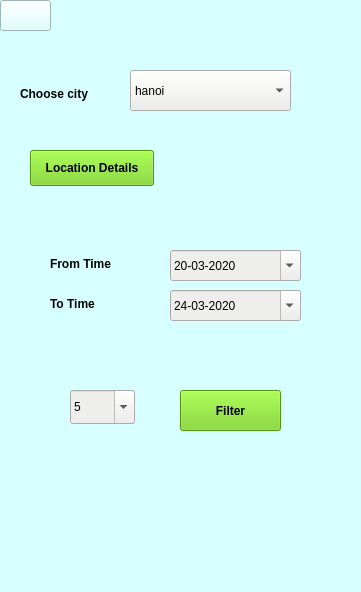
<?xml version="1.0" encoding="UTF-8"?>
<ui version="4.0">
 <class>MainWindow</class>
 <widget class="QMainWindow" name="MainWindow">
  <property name="geometry">
   <rect>
    <x>0</x>
    <y>0</y>
    <width>361</width>
    <height>592</height>
   </rect>
  </property>
  <property name="windowTitle">
   <string>GolSan2D</string>
  </property>
  <property name="styleSheet">
   <string notr="true">background-color: rgb(216, 255, 255);</string>
  </property>
  <property name="locale">
   <locale language="English" country="UnitedStates"/>
  </property>
  <widget class="QWidget" name="centralwidget">
   <widget class="QPushButton" name="back_arrow">
    <property name="geometry">
     <rect>
      <x>0</x>
      <y>0</y>
      <width>51</width>
      <height>31</height>
     </rect>
    </property>
    <property name="styleSheet">
     <string notr="true"/>
    </property>
    <property name="locale">
     <locale language="English" country="UnitedStates"/>
    </property>
    <property name="text">
     <string/>
    </property>
    <property name="icon">
     <iconset>
      <normaloff>../image/back_arrow.png</normaloff>../image/back_arrow.png</iconset>
    </property>
    <property name="iconSize">
     <size>
      <width>50</width>
      <height>50</height>
     </size>
    </property>
    <property name="autoDefault">
     <bool>false</bool>
    </property>
    <property name="default">
     <bool>false</bool>
    </property>
    <property name="flat">
     <bool>false</bool>
    </property>
   </widget>
   <widget class="QComboBox" name="location">
    <property name="geometry">
     <rect>
      <x>130</x>
      <y>70</y>
      <width>161</width>
      <height>41</height>
     </rect>
    </property>
    <property name="acceptDrops">
     <bool>false</bool>
    </property>
    <property name="styleSheet">
     <string notr="true">background-color: rgb(238, 238, 236);</string>
    </property>
    <property name="locale">
     <locale language="English" country="UnitedStates"/>
    </property>
    <property name="editable">
     <bool>false</bool>
    </property>
    <property name="currentText">
     <string>hanoi</string>
    </property>
    <property name="currentIndex">
     <number>0</number>
    </property>
    <item>
     <property name="text">
      <string>hanoi</string>
     </property>
    </item>
    <item>
     <property name="text">
      <string>hochiminh</string>
     </property>
    </item>
   </widget>
   <widget class="QPushButton" name="location_details">
    <property name="geometry">
     <rect>
      <x>30</x>
      <y>150</y>
      <width>124</width>
      <height>36</height>
     </rect>
    </property>
    <property name="font">
     <font>
      <weight>75</weight>
      <bold>true</bold>
     </font>
    </property>
    <property name="styleSheet">
     <string notr="true">background-color: rgb(115, 210, 22);</string>
    </property>
    <property name="locale">
     <locale language="English" country="UnitedStates"/>
    </property>
    <property name="text">
     <string>Location Details</string>
    </property>
   </widget>
   <widget class="QLabel" name="label">
    <property name="geometry">
     <rect>
      <x>50</x>
      <y>250</y>
      <width>81</width>
      <height>27</height>
     </rect>
    </property>
    <property name="font">
     <font>
      <weight>75</weight>
      <bold>true</bold>
     </font>
    </property>
    <property name="locale">
     <locale language="English" country="UnitedStates"/>
    </property>
    <property name="text">
     <string>From Time</string>
    </property>
   </widget>
   <widget class="QLabel" name="label_2">
    <property name="geometry">
     <rect>
      <x>50</x>
      <y>290</y>
      <width>81</width>
      <height>27</height>
     </rect>
    </property>
    <property name="font">
     <font>
      <weight>75</weight>
      <bold>true</bold>
     </font>
    </property>
    <property name="locale">
     <locale language="English" country="UnitedStates"/>
    </property>
    <property name="text">
     <string>To Time</string>
    </property>
   </widget>
   <widget class="QComboBox" name="top">
    <property name="geometry">
     <rect>
      <x>70</x>
      <y>390</y>
      <width>65</width>
      <height>34</height>
     </rect>
    </property>
    <property name="font">
     <font>
      <weight>75</weight>
      <italic>false</italic>
      <bold>true</bold>
     </font>
    </property>
    <property name="styleSheet">
     <string notr="true">background-color: rgb(238, 238, 236);</string>
    </property>
    <property name="locale">
     <locale language="English" country="UnitedStates"/>
    </property>
    <property name="editable">
     <bool>true</bool>
    </property>
    <property name="currentText">
     <string>5</string>
    </property>
    <item>
     <property name="text">
      <string>5</string>
     </property>
    </item>
    <item>
     <property name="text">
      <string>10</string>
     </property>
    </item>
    <item>
     <property name="text">
      <string>20</string>
     </property>
    </item>
   </widget>
   <widget class="QPushButton" name="filter">
    <property name="geometry">
     <rect>
      <x>180</x>
      <y>390</y>
      <width>101</width>
      <height>41</height>
     </rect>
    </property>
    <property name="font">
     <font>
      <weight>75</weight>
      <bold>true</bold>
     </font>
    </property>
    <property name="styleSheet">
     <string notr="true">background-color: rgb(115, 210, 22)</string>
    </property>
    <property name="locale">
     <locale language="English" country="UnitedStates"/>
    </property>
    <property name="text">
     <string>Filter</string>
    </property>
   </widget>
   <widget class="QDateEdit" name="to_date">
    <property name="geometry">
     <rect>
      <x>170</x>
      <y>290</y>
      <width>131</width>
      <height>31</height>
     </rect>
    </property>
    <property name="styleSheet">
     <string notr="true">background-color: rgb(238, 238, 236);</string>
    </property>
    <property name="locale">
     <locale language="English" country="UnitedStates"/>
    </property>
    <property name="displayFormat">
     <string>dd-MM-yyyy</string>
    </property>
    <property name="calendarPopup">
     <bool>true</bool>
    </property>
    <property name="date">
     <date>
      <year>2020</year>
      <month>3</month>
      <day>24</day>
     </date>
    </property>
   </widget>
   <widget class="QDateEdit" name="from_date">
    <property name="geometry">
     <rect>
      <x>170</x>
      <y>250</y>
      <width>131</width>
      <height>31</height>
     </rect>
    </property>
    <property name="autoFillBackground">
     <bool>false</bool>
    </property>
    <property name="styleSheet">
     <string notr="true">background-color: rgb(238, 238, 236);</string>
    </property>
    <property name="locale">
     <locale language="English" country="UnitedStates"/>
    </property>
    <property name="buttonSymbols">
     <enum>QAbstractSpinBox::UpDownArrows</enum>
    </property>
    <property name="displayFormat">
     <string>dd-MM-yyyy</string>
    </property>
    <property name="calendarPopup">
     <bool>true</bool>
    </property>
    <property name="date">
     <date>
      <year>2020</year>
      <month>3</month>
      <day>20</day>
     </date>
    </property>
   </widget>
   <widget class="QLabel" name="main_icon_2">
    <property name="geometry">
     <rect>
      <x>50</x>
      <y>470</y>
      <width>261</width>
      <height>141</height>
     </rect>
    </property>
    <property name="locale">
     <locale language="English" country="UnitedStates"/>
    </property>
    <property name="text">
     <string/>
    </property>
    <property name="pixmap">
     <pixmap>../image/Hust_Logo.png</pixmap>
    </property>
    <property name="scaledContents">
     <bool>true</bool>
    </property>
   </widget>
   <widget class="QLabel" name="label_3">
    <property name="geometry">
     <rect>
      <x>20</x>
      <y>80</y>
      <width>91</width>
      <height>27</height>
     </rect>
    </property>
    <property name="font">
     <font>
      <weight>75</weight>
      <bold>true</bold>
     </font>
    </property>
    <property name="locale">
     <locale language="English" country="UnitedStates"/>
    </property>
    <property name="text">
     <string>Choose city</string>
    </property>
   </widget>
  </widget>
 </widget>
 <resources/>
 <connections/>
</ui>
